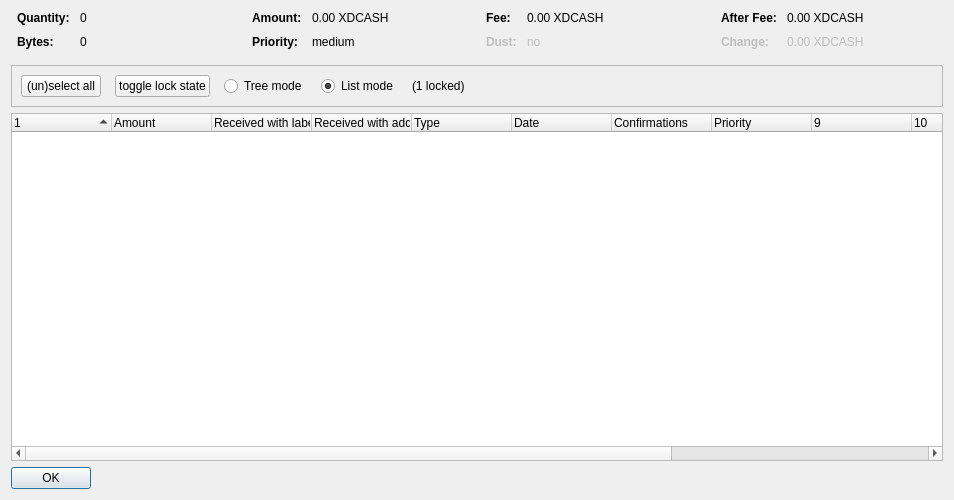
<?xml version="1.0" encoding="UTF-8"?>
<ui version="4.0">
 <class>CoinControlDialog</class>
 <widget class="QDialog" name="CoinControlDialog">
  <property name="geometry">
   <rect>
    <x>0</x>
    <y>0</y>
    <width>954</width>
    <height>500</height>
   </rect>
  </property>
  <property name="windowTitle">
   <string>Coin Selection</string>
  </property>
  <layout class="QVBoxLayout" name="verticalLayout">
   <item>
    <layout class="QHBoxLayout" name="horizontalLayoutTop" stretch="0,0,0,0">
     <property name="topMargin">
      <number>0</number>
     </property>
     <property name="bottomMargin">
      <number>10</number>
     </property>
     <item>
      <layout class="QFormLayout" name="formLayoutCoinControl1">
       <property name="horizontalSpacing">
        <number>10</number>
       </property>
       <property name="verticalSpacing">
        <number>10</number>
       </property>
       <property name="leftMargin">
        <number>6</number>
       </property>
       <property name="rightMargin">
        <number>6</number>
       </property>
       <item row="0" column="0">
        <widget class="QLabel" name="labelCoinControlQuantityText">
         <property name="font">
          <font>
           <weight>75</weight>
           <bold>true</bold>
          </font>
         </property>
         <property name="text">
          <string>Quantity:</string>
         </property>
        </widget>
       </item>
       <item row="0" column="1">
        <widget class="QLabel" name="labelCoinControlQuantity">
         <property name="cursor">
          <cursorShape>IBeamCursor</cursorShape>
         </property>
         <property name="contextMenuPolicy">
          <enum>Qt::ActionsContextMenu</enum>
         </property>
         <property name="text">
          <string notr="true">0</string>
         </property>
         <property name="textInteractionFlags">
          <set>Qt::LinksAccessibleByMouse|Qt::TextSelectableByKeyboard|Qt::TextSelectableByMouse</set>
         </property>
        </widget>
       </item>
       <item row="1" column="0">
        <widget class="QLabel" name="labelCoinControlBytesText">
         <property name="font">
          <font>
           <weight>75</weight>
           <bold>true</bold>
          </font>
         </property>
         <property name="text">
          <string>Bytes:</string>
         </property>
        </widget>
       </item>
       <item row="1" column="1">
        <widget class="QLabel" name="labelCoinControlBytes">
         <property name="cursor">
          <cursorShape>IBeamCursor</cursorShape>
         </property>
         <property name="contextMenuPolicy">
          <enum>Qt::ActionsContextMenu</enum>
         </property>
         <property name="text">
          <string notr="true">0</string>
         </property>
         <property name="textInteractionFlags">
          <set>Qt::LinksAccessibleByMouse|Qt::TextSelectableByKeyboard|Qt::TextSelectableByMouse</set>
         </property>
        </widget>
       </item>
      </layout>
     </item>
     <item>
      <layout class="QFormLayout" name="formLayoutCoinControl2">
       <property name="horizontalSpacing">
        <number>10</number>
       </property>
       <property name="verticalSpacing">
        <number>10</number>
       </property>
       <property name="leftMargin">
        <number>6</number>
       </property>
       <property name="rightMargin">
        <number>6</number>
       </property>
       <item row="0" column="0">
        <widget class="QLabel" name="labelCoinControlAmountText">
         <property name="font">
          <font>
           <weight>75</weight>
           <bold>true</bold>
          </font>
         </property>
         <property name="text">
          <string>Amount:</string>
         </property>
        </widget>
       </item>
       <item row="0" column="1">
        <widget class="QLabel" name="labelCoinControlAmount">
         <property name="cursor">
          <cursorShape>IBeamCursor</cursorShape>
         </property>
         <property name="contextMenuPolicy">
          <enum>Qt::ActionsContextMenu</enum>
         </property>
         <property name="text">
          <string notr="true">0.00 XDCASH</string>
         </property>
         <property name="textInteractionFlags">
          <set>Qt::LinksAccessibleByMouse|Qt::TextSelectableByKeyboard|Qt::TextSelectableByMouse</set>
         </property>
        </widget>
       </item>
       <item row="1" column="0">
        <widget class="QLabel" name="labelCoinControlPriorityText">
         <property name="font">
          <font>
           <weight>75</weight>
           <bold>true</bold>
          </font>
         </property>
         <property name="text">
          <string>Priority:</string>
         </property>
        </widget>
       </item>
       <item row="1" column="1">
        <widget class="QLabel" name="labelCoinControlPriority">
         <property name="cursor">
          <cursorShape>IBeamCursor</cursorShape>
         </property>
         <property name="contextMenuPolicy">
          <enum>Qt::ActionsContextMenu</enum>
         </property>
         <property name="text">
          <string>medium</string>
         </property>
         <property name="textInteractionFlags">
          <set>Qt::LinksAccessibleByMouse|Qt::TextSelectableByKeyboard|Qt::TextSelectableByMouse</set>
         </property>
        </widget>
       </item>
      </layout>
     </item>
     <item>
      <layout class="QFormLayout" name="formLayoutCoinControl3">
       <property name="horizontalSpacing">
        <number>10</number>
       </property>
       <property name="verticalSpacing">
        <number>10</number>
       </property>
       <property name="leftMargin">
        <number>6</number>
       </property>
       <property name="rightMargin">
        <number>6</number>
       </property>
       <item row="0" column="0">
        <widget class="QLabel" name="labelCoinControlFeeText">
         <property name="font">
          <font>
           <weight>75</weight>
           <bold>true</bold>
          </font>
         </property>
         <property name="text">
          <string>Fee:</string>
         </property>
        </widget>
       </item>
       <item row="0" column="1">
        <widget class="QLabel" name="labelCoinControlFee">
         <property name="cursor">
          <cursorShape>IBeamCursor</cursorShape>
         </property>
         <property name="contextMenuPolicy">
          <enum>Qt::ActionsContextMenu</enum>
         </property>
         <property name="text">
          <string notr="true">0.00 XDCASH</string>
         </property>
         <property name="textInteractionFlags">
          <set>Qt::LinksAccessibleByMouse|Qt::TextSelectableByKeyboard|Qt::TextSelectableByMouse</set>
         </property>
        </widget>
       </item>
       <item row="1" column="0">
        <widget class="QLabel" name="labelCoinControlLowOutputText">
         <property name="enabled">
          <bool>false</bool>
         </property>
         <property name="font">
          <font>
           <weight>75</weight>
           <bold>true</bold>
          </font>
         </property>
         <property name="text">
          <string>Dust:</string>
         </property>
        </widget>
       </item>
       <item row="1" column="1">
        <widget class="QLabel" name="labelCoinControlLowOutput">
         <property name="enabled">
          <bool>false</bool>
         </property>
         <property name="cursor">
          <cursorShape>IBeamCursor</cursorShape>
         </property>
         <property name="contextMenuPolicy">
          <enum>Qt::ActionsContextMenu</enum>
         </property>
         <property name="text">
          <string>no</string>
         </property>
         <property name="textInteractionFlags">
          <set>Qt::LinksAccessibleByMouse|Qt::TextSelectableByKeyboard|Qt::TextSelectableByMouse</set>
         </property>
        </widget>
       </item>
      </layout>
     </item>
     <item>
      <layout class="QFormLayout" name="formLayoutCoinControl4">
       <property name="horizontalSpacing">
        <number>10</number>
       </property>
       <property name="verticalSpacing">
        <number>10</number>
       </property>
       <property name="leftMargin">
        <number>6</number>
       </property>
       <property name="rightMargin">
        <number>6</number>
       </property>
       <item row="0" column="0">
        <widget class="QLabel" name="labelCoinControlAfterFeeText">
         <property name="font">
          <font>
           <weight>75</weight>
           <bold>true</bold>
          </font>
         </property>
         <property name="text">
          <string>After Fee:</string>
         </property>
        </widget>
       </item>
       <item row="0" column="1">
        <widget class="QLabel" name="labelCoinControlAfterFee">
         <property name="cursor">
          <cursorShape>IBeamCursor</cursorShape>
         </property>
         <property name="contextMenuPolicy">
          <enum>Qt::ActionsContextMenu</enum>
         </property>
         <property name="text">
          <string notr="true">0.00 XDCASH</string>
         </property>
         <property name="textInteractionFlags">
          <set>Qt::LinksAccessibleByMouse|Qt::TextSelectableByKeyboard|Qt::TextSelectableByMouse</set>
         </property>
        </widget>
       </item>
       <item row="1" column="0">
        <widget class="QLabel" name="labelCoinControlChangeText">
         <property name="enabled">
          <bool>false</bool>
         </property>
         <property name="font">
          <font>
           <weight>75</weight>
           <bold>true</bold>
          </font>
         </property>
         <property name="text">
          <string>Change:</string>
         </property>
        </widget>
       </item>
       <item row="1" column="1">
        <widget class="QLabel" name="labelCoinControlChange">
         <property name="enabled">
          <bool>false</bool>
         </property>
         <property name="cursor">
          <cursorShape>IBeamCursor</cursorShape>
         </property>
         <property name="contextMenuPolicy">
          <enum>Qt::ActionsContextMenu</enum>
         </property>
         <property name="text">
          <string notr="true">0.00 XDCASH</string>
         </property>
         <property name="textInteractionFlags">
          <set>Qt::LinksAccessibleByMouse|Qt::TextSelectableByKeyboard|Qt::TextSelectableByMouse</set>
         </property>
        </widget>
       </item>
      </layout>
     </item>
    </layout>
   </item>
   <item>
    <widget class="QFrame" name="frame">
     <property name="minimumSize">
      <size>
       <width>0</width>
       <height>40</height>
      </size>
     </property>
     <property name="frameShape">
      <enum>QFrame::StyledPanel</enum>
     </property>
     <property name="frameShadow">
      <enum>QFrame::Sunken</enum>
     </property>
     <layout class="QHBoxLayout" name="horizontalLayout">
      <item>
       <layout class="QHBoxLayout" name="horizontalLayoutPanel" stretch="0,0,0,0,0,0">
        <property name="spacing">
         <number>14</number>
        </property>
        <item>
         <widget class="QPushButton" name="pushButtonSelectAll">
          <property name="sizePolicy">
           <sizepolicy hsizetype="Maximum" vsizetype="Fixed">
            <horstretch>0</horstretch>
            <verstretch>0</verstretch>
           </sizepolicy>
          </property>
          <property name="text">
           <string>(un)select all</string>
          </property>
          <property name="autoDefault">
           <bool>false</bool>
          </property>
         </widget>
        </item>
        <item>
         <widget class="QPushButton" name="pushButtonToggleLock">
          <property name="sizePolicy">
           <sizepolicy hsizetype="Maximum" vsizetype="Fixed">
            <horstretch>0</horstretch>
            <verstretch>0</verstretch>
           </sizepolicy>
          </property>
          <property name="text">
           <string>toggle lock state</string>
          </property>
          <property name="autoDefault">
           <bool>false</bool>
          </property>
         </widget>
        </item>
        <item>
         <widget class="QRadioButton" name="radioTreeMode">
          <property name="sizePolicy">
           <sizepolicy hsizetype="Maximum" vsizetype="Fixed">
            <horstretch>0</horstretch>
            <verstretch>0</verstretch>
           </sizepolicy>
          </property>
          <property name="text">
           <string>Tree mode</string>
          </property>
         </widget>
        </item>
        <item>
         <widget class="QRadioButton" name="radioListMode">
          <property name="sizePolicy">
           <sizepolicy hsizetype="Maximum" vsizetype="Fixed">
            <horstretch>0</horstretch>
            <verstretch>0</verstretch>
           </sizepolicy>
          </property>
          <property name="text">
           <string>List mode</string>
          </property>
          <property name="checked">
           <bool>true</bool>
          </property>
         </widget>
        </item>
        <item>
         <widget class="QLabel" name="labelLocked">
          <property name="text">
           <string>(1 locked)</string>
          </property>
         </widget>
        </item>
        <item>
         <spacer name="horizontalSpacer">
          <property name="orientation">
           <enum>Qt::Horizontal</enum>
          </property>
          <property name="sizeHint" stdset="0">
           <size>
            <width>40</width>
            <height>20</height>
           </size>
          </property>
         </spacer>
        </item>
       </layout>
      </item>
     </layout>
    </widget>
   </item>
   <item>
    <widget class="CoinControlTreeWidget" name="treeWidget">
     <property name="contextMenuPolicy">
      <enum>Qt::CustomContextMenu</enum>
     </property>
     <property name="sortingEnabled">
      <bool>false</bool>
     </property>
     <property name="columnCount">
      <number>13</number>
     </property>
     <attribute name="headerShowSortIndicator" stdset="0">
      <bool>true</bool>
     </attribute>
     <attribute name="headerStretchLastSection">
      <bool>false</bool>
     </attribute>
     <column>
      <property name="text">
       <string/>
      </property>
     </column>
     <column>
      <property name="text">
       <string>Amount</string>
      </property>
     </column>
     <column>
      <property name="text">
       <string>Received with label</string>
      </property>
     </column>
     <column>
      <property name="text">
       <string>Received with address</string>
      </property>
     </column>
     <column>
      <property name="text">
	<string>Type</string>
      </property>
     </column>
     <column>
      <property name="text">	 
       <string>Date</string>
      </property>
     </column>
     <column>
      <property name="text">
       <string>Confirmations</string>
      </property>
      <property name="toolTip">
       <string>Confirmed</string>
      </property>
     </column>
     <column>
      <property name="text">
       <string>Priority</string>
      </property>
     </column>
     <column>
      <property name="text">
       <string/>
      </property>
     </column>
     <column>
      <property name="text">
       <string/>
      </property>
     </column>
     <column>
      <property name="text">
       <string/>
      </property>
     </column>
     <column>
      <property name="text">
       <string/>
      </property>
     </column>
     <column>
      <property name="text">
       <string/>
      </property>
     </column>
    </widget>
   </item>
   <item>
    <widget class="QDialogButtonBox" name="buttonBox">
     <property name="sizePolicy">
      <sizepolicy hsizetype="Maximum" vsizetype="Fixed">
       <horstretch>0</horstretch>
       <verstretch>0</verstretch>
      </sizepolicy>
     </property>
     <property name="orientation">
      <enum>Qt::Horizontal</enum>
     </property>
     <property name="standardButtons">
      <set>QDialogButtonBox::Ok</set>
     </property>
    </widget>
   </item>
  </layout>
 </widget>
 <customwidgets>
  <customwidget>
   <class>CoinControlTreeWidget</class>
   <extends>QTreeWidget</extends>
   <header>coincontroltreewidget.h</header>
  </customwidget>
 </customwidgets>
 <resources/>
 <connections/>
</ui>
